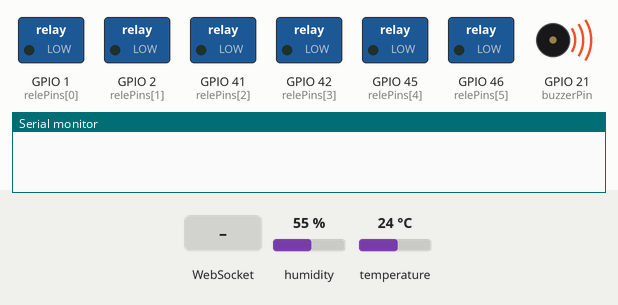
This sketch was run on a simulated ESP32. Parts: switched loads named in the sketch (green lamp = pin HIGH), buzzer (waves = sounding), the last lines printed to the serial monitor. Inputs (shaded band) come from the test bench; at power-on: humidity 55 %, temperature 24 °C. WiFi joins after 1.5 s; servers stay silent unless stated; not simulated (calls return 0 or success): secrets.h; names the files do not define were given values by the test bench: SECRET_SERVER_WS_PORT = 80.

Above: at 0.1 s.
At 1.4 s:
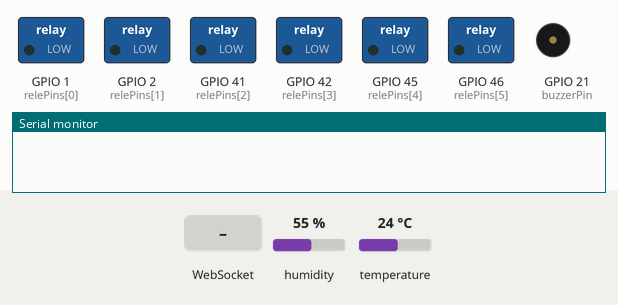
1.5 s: WebSocket text "1" received
At 2.6 s:
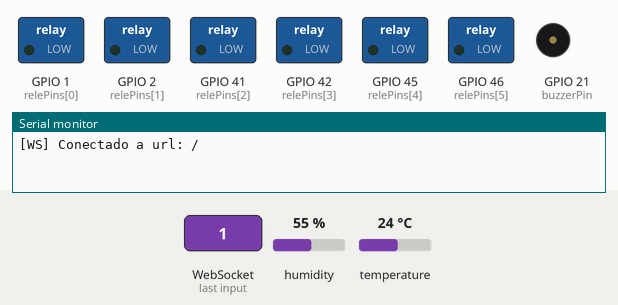
Timing chart, 0 to 4.5 s (numbered marks = the images above; inputs shaded):
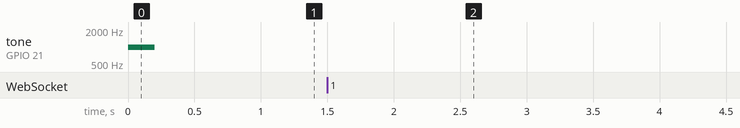

The sketch:

ESP32_Control.ino
```cpp
#include <WiFi.h>
#include <Wire.h>
#include "Adafruit_SHT31.h"
#include <WebSocketsClient.h>
#include <NTPClient.h>
#include <WiFiUdp.h>
#include <ArduinoJson.h>

// --- INCLUIR CREDENCIALES ---
#include "secrets.h"

// --- CONFIG WIFI ---
const char* ssid     = SECRET_SSID;
const char* password = SECRET_PASSWORD;

// --- CONFIG WEBSOCKET ---
const char* serverWSIP   = SECRET_SERVER_WS_IP;
const int   serverWSPort = SECRET_SERVER_WS_PORT;

WebSocketsClient webSocket;

// --- CONFIG SENSOR I2C ---
#define SDA_PIN 11
#define SCL_PIN 12
Adafruit_SHT31 sht30 = Adafruit_SHT31();

// --- CONFIG RELES ---
const int relePins[6] = {1, 2, 41, 42, 45, 46};
int estadoReles[6]    = {LOW, LOW, LOW, LOW, LOW, LOW};

// --- CONFIG BUZZER ---
const int buzzerPin = 21;

// --- VARIABLES DE DATOS ---
float ultimaTemp = 0;
float ultimaHum  = 0;

// --- GESTIÓN DE TIEMPOS ---
unsigned long tiempoSinWiFi = 0; // Almacena el momento exacto en que se perdió la conexión
unsigned long tiempoUltimoEnvioWS = 0;

// --- NTP CLIENT ---
WiFiUDP ntpUDP;
NTPClient timeClient(ntpUDP, "pool.ntp.org", 3600, 60000);

// --- FUNCIONES ---

void gestionarReles() {
  for (int i = 0; i < 6; i++) {
    digitalWrite(relePins[i], estadoReles[i]);
  }
}

void webSocketEvent(WStype_t type, uint8_t * payload, size_t length) {
  switch(type) {
    case WStype_DISCONNECTED:
      Serial.println("[WS] Desconectado!");
      if (tiempoSinWiFi == 0) {
        tiempoSinWiFi = millis(); // Empezar a contar el timeout de seguridad (3 mins)
      }
      break;
    case WStype_CONNECTED:
      Serial.printf("[WS] Conectado a url: %s\n", payload);
      tiempoSinWiFi = 0; // Resetear timeout de seguridad
      break;
    case WStype_TEXT:
      {
        String msg = (char*)payload;
        DynamicJsonDocument doc(512);
        DeserializationError error = deserializeJson(doc, msg);
        if (!error && doc.containsKey("reles")) {
          for (int i = 0; i < 6; i++) {
            estadoReles[i] = doc["reles"][i] ? HIGH : LOW;
          }
          gestionarReles();
        }
      }
      break;
    case WStype_BIN:
    case WStype_ERROR:
    case WStype_FRAGMENT_TEXT_START:
    case WStype_FRAGMENT_BIN_START:
    case WStype_FRAGMENT:
    case WStype_FRAGMENT_FIN:
      break;
  }
}

void enviarDatos() {
  if (WiFi.status() != WL_CONNECTED) return;
  // Enviar los datos por WebSocket si está conectado
  DynamicJsonDocument doc(256);
  doc["temp"] = ultimaTemp;
  doc["hum"] = ultimaHum;

  String output;
  serializeJson(doc, output);
  webSocket.sendTXT(output);
}

// --- SETUP ---
void setup() {
  Serial.begin(115200);
  Wire.begin(SDA_PIN, SCL_PIN);
  sht30.begin(0x44);

  for (int i = 0; i < 6; i++) {
    pinMode(relePins[i], OUTPUT);
    digitalWrite(relePins[i], LOW);
  }

  pinMode(buzzerPin, OUTPUT);

  // Intentar la primera conexión
  WiFi.begin(ssid, password);
  timeClient.begin();

  // Configurar WebSocket
  webSocket.begin(serverWSIP, serverWSPort, "/");
  webSocket.onEvent(webSocketEvent);
  // Intentar reconectar cada 5 segundos si se cae
  webSocket.setReconnectInterval(5000);

  // Tono de inicio
  tone(buzzerPin, 1000, 200);
  delay(250);
}

// --- LOOP ---
void loop() {
  // Lectura constante de sensores
  ultimaTemp = sht30.readTemperature();
  ultimaHum  = sht30.readHumidity();

  // Atender peticiones del WebSocket
  webSocket.loop();

  // --- LÓGICA DE CONTROL DE INTERNET Y ALARMAS ---
  if (WiFi.status() != WL_CONNECTED) {
    if (tiempoSinWiFi == 0) {
      tiempoSinWiFi = millis();
    }
  }

  if (tiempoSinWiFi > 0) {
    // 1. Pitar de vez en cuando (Cada 5 segundos de forma no bloqueante)
    static unsigned long ultimoPitido = 0;
    if (millis() - ultimoPitido > 5000) {
      tone(buzzerPin, 800, 150);
      ultimoPitido = millis();
    }

    // 2. Si pasan más de 3 minutos sin internet -> APAGAR (Deep Sleep)
    if (millis() - tiempoSinWiFi > 3UL * 60UL * 1000UL) {
      for (int i = 0; i < 6; i++) {
        digitalWrite(relePins[i], LOW);
      }
      esp_sleep_enable_timer_wakeup(30ULL * 60ULL * 1000ULL * 1000ULL);
      esp_deep_sleep_start();
    }

    // 3. Intentar reconectar WiFi en segundo plano cada 15 segundos
    static unsigned long ultimoIntentoWiFi = 0;
    if (millis() - ultimoIntentoWiFi > 15000 && WiFi.status() != WL_CONNECTED) {
      WiFi.disconnect();
      WiFi.begin(ssid, password);
      ultimoIntentoWiFi = millis();
    }
  } else {
    // Hay WiFi (el webSocketEvent se encarga de poner tiempoSinWiFi = 0 cuando WS conecta)

    static unsigned long ultimoNTP = 0;
    if (millis() - ultimoNTP > 15000) {
      timeClient.update();
      ultimoNTP = millis();
    }

    // Lógica de Delta Reporting: Enviar si cambia >= 0.1 grados/humedad o pasan 60s (Heartbeat)
    static float ultimaTempEnviada = -999.0;
    static float ultimaHumEnviada = -999.0;

    float deltaTemp = abs(ultimaTemp - ultimaTempEnviada);
    float deltaHum = abs(ultimaHum - ultimaHumEnviada);
    bool heartbeat = (millis() - tiempoUltimoEnvioWS > 60000);

    if (heartbeat || deltaTemp >= 0.1 || deltaHum >= 0.1) {
      enviarDatos();
      tiempoUltimoEnvioWS = millis();
      ultimaTempEnviada = ultimaTemp;
      ultimaHumEnviada = ultimaHum;
    }
  }

  delay(200);
}
```

Measured:
- after the input at 1.5 s, tone on GPIO 21 (buzzerPin): stays silent (without the input it goes to 800 Hz after 3.6 s)
